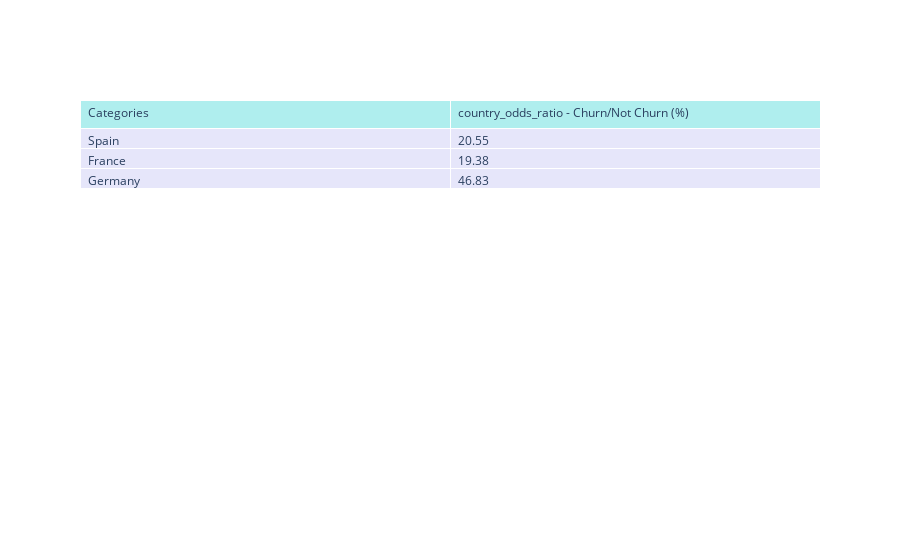
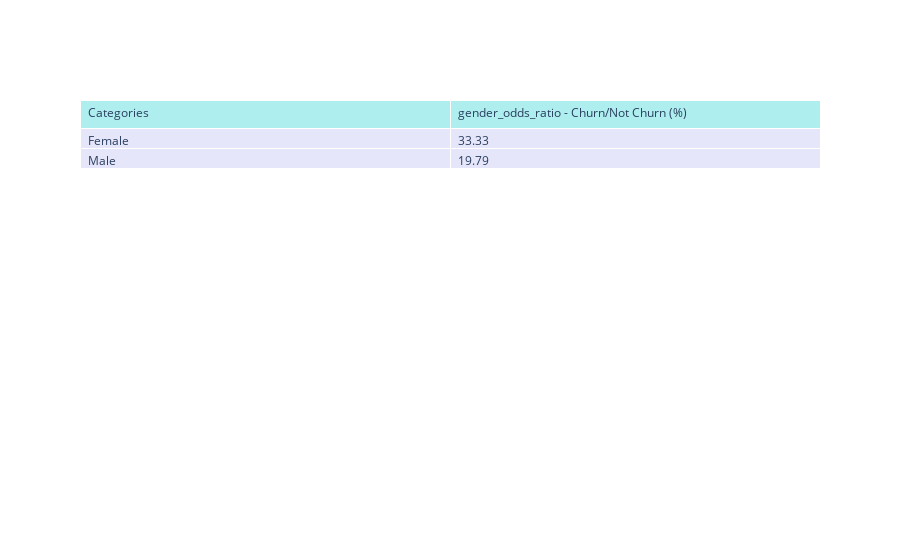
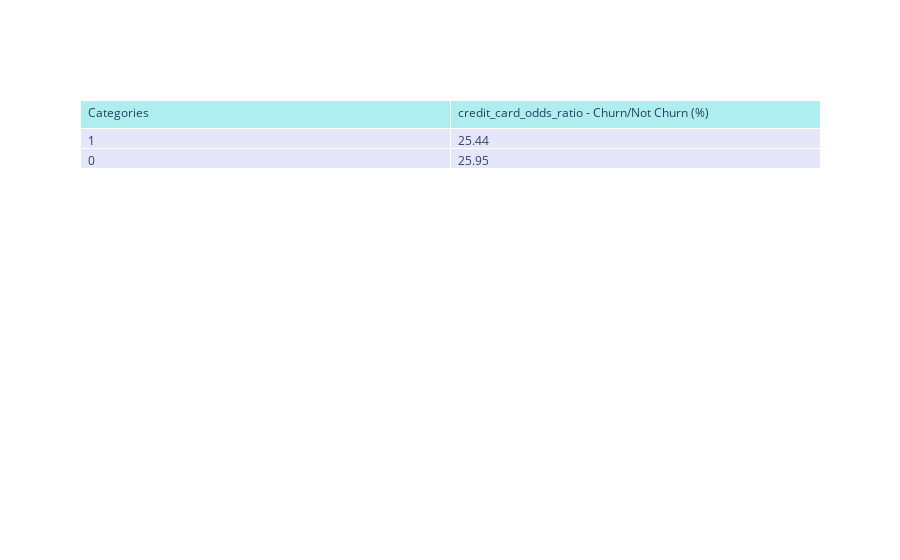
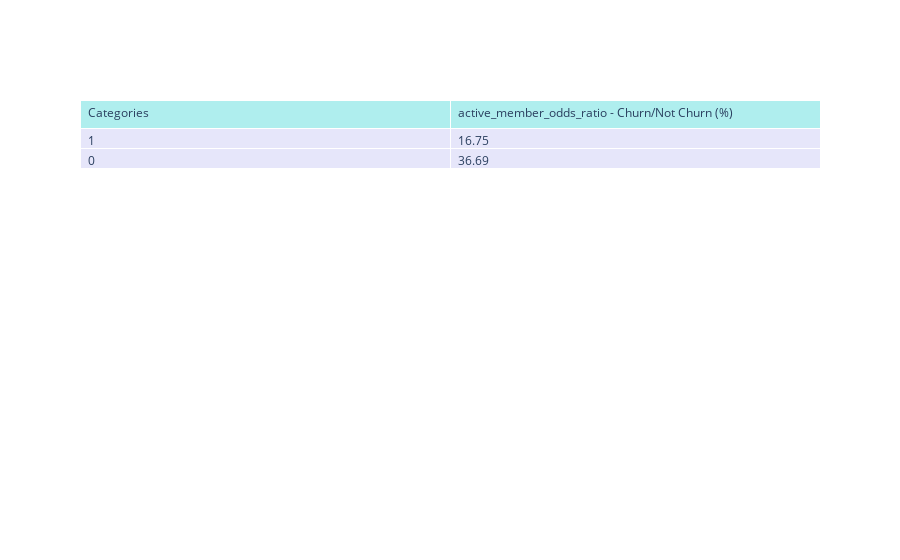

Write notebook code for charts like these, in order.
### Code cell
# Combine X and y into a single DataFrame
df_train = pd.concat([X_train.copy(), y_train.copy()], axis=1)
df_train.rename(columns={df_train.columns[-1]: 'churn'}, inplace=True)  # rename the target column to 'churn'

for col in categorical_features:
    if col in df_train.columns:
        plt.figure(figsize=(12, 5))

        if df_train[col].nunique() < 4:
            sns.countplot(data=df_train, x=col, hue='churn', palette='pastel')
        else:
            sns.countplot(data=df_train, y=col, hue='churn', order=df_train[col].value_counts().index, palette='pastel')

        plt.title(f"Distribution of {col} vs Churn", fontsize=18)
        plt.xlabel("")
        plt.ylabel("Count")
        plt.legend(title='Churn')
        plt.tight_layout()
        plt.show()

        print('Overall frequency:')
        display(df_train[col].value_counts(normalize=True))
        print()

        # Odds ratio calculation
        odds_dict = {}
        for unique_val in df_train[col].unique():
            churned = df_train[(df_train['churn'] == 1) & (df_train[col] == unique_val)].shape[0]
            not_churned = df_train[(df_train['churn'] == 0) & (df_train[col] == unique_val)].shape[0]

            if not_churned == 0:
                odds = float('inf')  # avoid division by zero
            else:
                odds = round((churned / not_churned) * 100, 2)

            odds_dict[unique_val] = odds

        odds_df = pd.Series(odds_dict, name=f'{col}_odds_ratio - Churn/Not Churn (%)').reset_index() \
            .rename(columns={'index': 'Categories'})

        # Plot interactive odds ratio table using Plotly
        fig = go.Figure(data=[go.Table(
            header=dict(values=list(odds_df.columns),
                        fill_color='paleturquoise',
                        align='left'),
            cells=dict(values=[odds_df[val] for val in odds_df.columns],
                       fill_color='lavender',
                       align='left'))
        ])
        fig.update_layout(autosize=False)
        fig.show()

        print('*' * 50)

### Figure 1 — Plotly figure (JSON) as saved in the notebook; plotly's stock layout.template omitted (floating-point values rounded to 4 significant figures)
{"data": [{"cells": {"align": "left", "fill": {"color": "lavender"}, "values": [["Spain", "France", "Germany"], [20.55, 19.38, 46.83]]}, "header": {"align": "left", "fill": {"color": "paleturquoise"}, "values": ["Categories", "country_odds_ratio - Churn/Not Churn (%)"]}, "type": "table"}], "layout": {"autosize": false}}

### Figure 2 — Plotly figure (JSON) as saved in the notebook; plotly's stock layout.template omitted (floating-point values rounded to 4 significant figures)
{"data": [{"cells": {"align": "left", "fill": {"color": "lavender"}, "values": [["Female", "Male"], [33.33, 19.79]]}, "header": {"align": "left", "fill": {"color": "paleturquoise"}, "values": ["Categories", "gender_odds_ratio - Churn/Not Churn (%)"]}, "type": "table"}], "layout": {"autosize": false}}

### Figure 3 — Plotly figure (JSON) as saved in the notebook; plotly's stock layout.template omitted (floating-point values rounded to 4 significant figures)
{"data": [{"cells": {"align": "left", "fill": {"color": "lavender"}, "values": [[1, 0], [25.44, 25.95]]}, "header": {"align": "left", "fill": {"color": "paleturquoise"}, "values": ["Categories", "credit_card_odds_ratio - Churn/Not Churn (%)"]}, "type": "table"}], "layout": {"autosize": false}}

### Figure 4 — Plotly figure (JSON) as saved in the notebook; plotly's stock layout.template omitted (floating-point values rounded to 4 significant figures)
{"data": [{"cells": {"align": "left", "fill": {"color": "lavender"}, "values": [[1, 0], [16.75, 36.69]]}, "header": {"align": "left", "fill": {"color": "paleturquoise"}, "values": ["Categories", "active_member_odds_ratio - Churn/Not Churn (%)"]}, "type": "table"}], "layout": {"autosize": false}}
